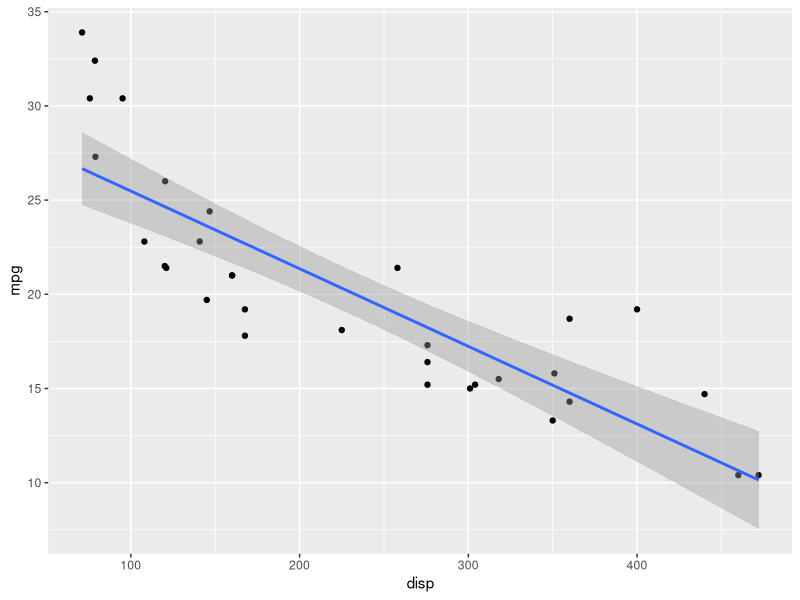
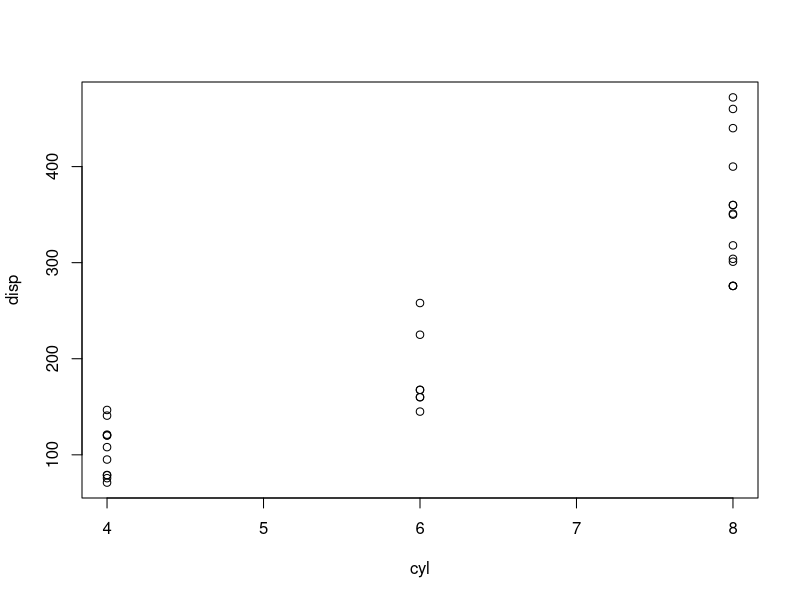
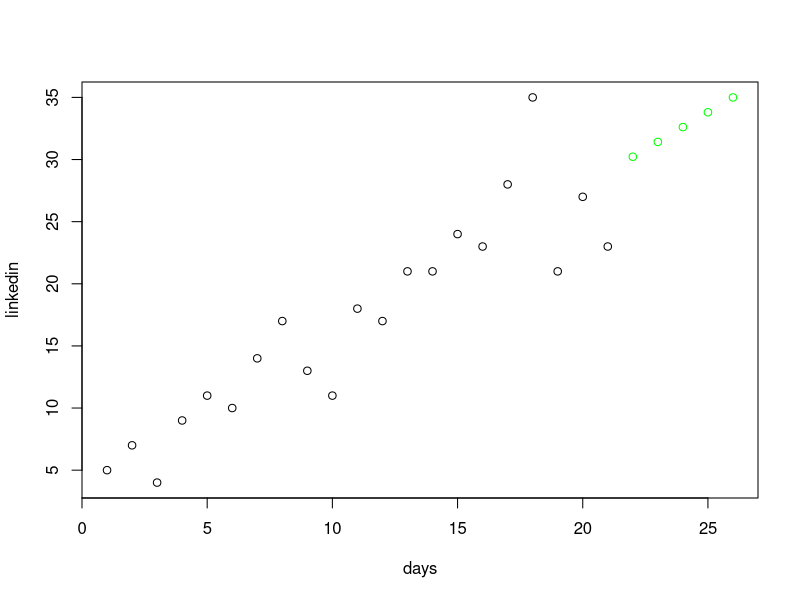
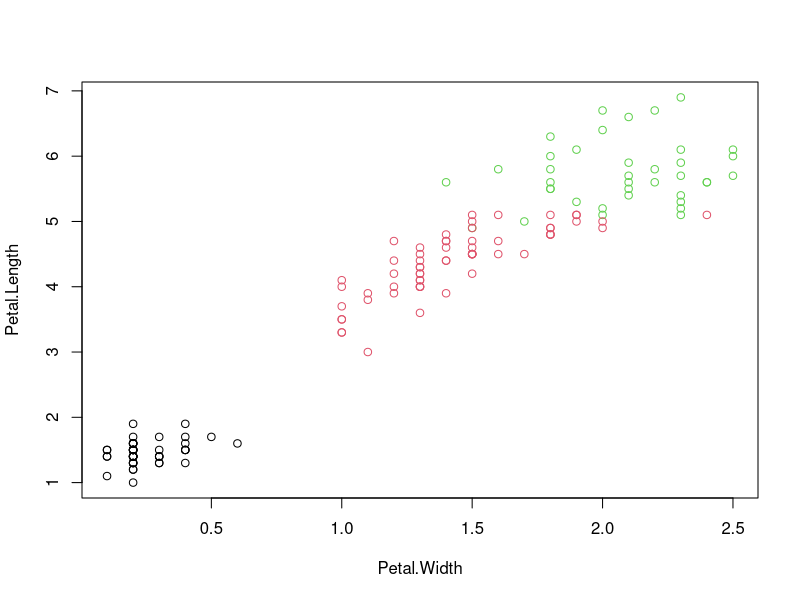

Source code (R) for these figures, in order:

library(tidyverse)

## linear regression model and prediction with mtcars
## based on examples in DataCamp course

summary(mtcars)
head(mtcars)
mt <- mtcars
mt$car <- row.names(mt)
row.names(mt) <- seq(from=1, to=nrow(mt), by=1)

## visualize relationship
ggplot(mt, aes(x=disp, y=mpg))+geom_point()+
  geom_smooth(method=lm)

## linear regression
lm.cars <- lm(mpg ~ disp, data=mtcars)
unseen <- data.frame(disp=250)

predict(lm.cars, unseen)

#### video: classification, regression, clustering

### classification
## qualitative output
## predefined classes
## medical diagnosis, animal recognition, etc

### regression
## input variables > predictors
## output variables > response
## estimating actual value
## quantitative output
## previous input-output examples

### clustering
## group similar objects into clusters
## make sure clusters are dissimilar
## group similar animal photos
## don't need labels
## no right or wrong
## plenty of possible clusters

#### EXAMPLES

### classification
## predict if car should be classified as v8 or not based on displacement
## check data to see min displacement for v8
plot(disp~cyl, data=mtcars)
library(dplyr)
mt468 <- mtcars %>% select(disp, cyl)
mt8 <- mtcars %>% filter(cyl==8) %>% select(disp, cyl)
min(mt8$disp)

## setup classifier to predict 4,6,8 cylinders based on disp
car_classifier <- function(x) {
  prediction <- rep(NA, length(x)) ## initialize prediction vector
  prediction[x >= 250] <- 8
  prediction[x>= 150 & x < 250] <- 6
  prediction[x <150] <- 4
  return(prediction) ## prediction is either 4,6, or 8 
}

## run prediciton against disp in mtcars
car_pred <- car_classifier(mtcars$disp)

## check if prediction matches actual cyl values in mtcars
car_pred == mtcars$cyl

## calculate accuracy
acc <- car_pred==mtcars$cyl
table(acc)
prop.table(table(acc))

### linear regression example

## linkedin views for 21 days
linkedin <- c(5,7,4,9,11,10,14,17,13,11,18,17,21,21,24,23,28,35,21,27,23)

## create sequence for 21 days to match the number of linkedin view data points 
days <- seq(1:21)
days <- 1:21 ## same as above

linkedin_lm <- lm(linkedin ~ days)

future <- data.frame(days=22:26)
linkedin_pred <- predict(linkedin_lm, future)

## plot results
plot(linkedin ~ days, xlim = c(1, 26))
points(22:26, linkedin_pred, col = "green")

#### CLUSTERS
## use iris

set.seed(123)
str(iris)
## remove species variable since this is what you are 
## trying to replicate with clusers, based on other variables
my_iris <- iris[,-5]
## get species to compare with cluserts
species <- iris$Species

## get kmeans clusters for 3 clusters
kmeans_iris <- kmeans(my_iris, 3)

## compare species to clusters to see how well clusters align with species
table(species, kmeans_iris$cluster)
## conclusion:
## - setosa is exact match with cluster 1: all of setosa fall into cluster 1, and all of cluster 1 are setosa 
## - versicolor matches closely with cluster 3, although 2 instances fall into clustor 2, and
##   there are 14 virginica that fall into cluster 3
## - virginica matches pretty well with cluster 2, although cluster 2 includes a couple of versicolo,
##   and almost 1/3 of virginica fall into cluster 3

# Plot Petal.Width against Petal.Length, coloring by cluster
plot(Petal.Length ~ Petal.Width, data = my_iris, col = kmeans_iris$cluster)
